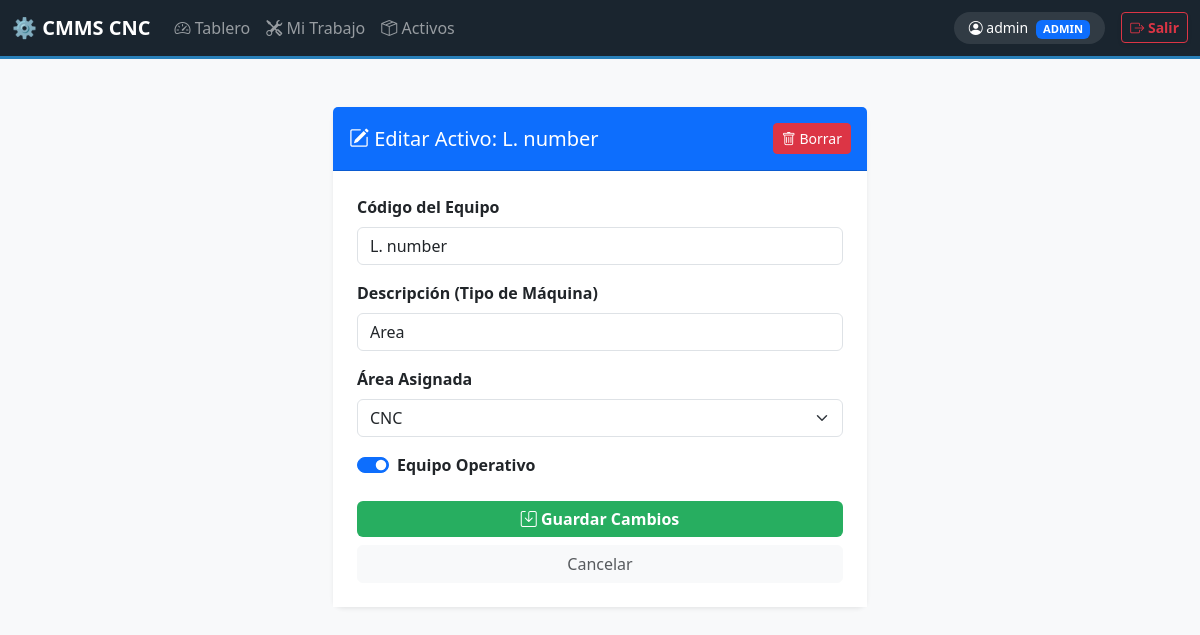
/activos/editar/2/ (signed in), run on the app's committed database.
### mantenimiento/models.py (models this page shows, shortened)
class Activo(models.Model):
    codigo = models.CharField(max_length=20, unique=True)
    descripcion = models.CharField(max_length=100)
    area = models.ForeignKey(Area, on_delete=models.CASCADE)
    estatus_activo = models.BooleanField(default=True)

### mantenimiento/views.py (the view)
# urls.py: path('activos/editar/<int:activo_id>/', views.editar_activo, name='editar_activo'),
@staff_member_required
def editar_activo(request, activo_id):
    activo = get_object_or_404(Activo, id=activo_id)
    if request.method == 'POST':
        form = ActivoForm(request.POST, instance=activo)
        if form.is_valid():
            form.save()
            return redirect('lista_activos')
    else:
        form = ActivoForm(instance=activo)
    return render(request, 'mantenimiento/editar_activo.html', {'form': form, 'activo': activo})

### mantenimiento/forms.py
class ActivoForm(forms.ModelForm):
    class Meta:
        model = Activo
        fields = ['codigo', 'descripcion', 'area', 'estatus_activo']
        widgets = {
            'codigo': forms.TextInput(attrs={'class': 'form-control'}),
            'descripcion': forms.TextInput(attrs={'class': 'form-control'}),
            'area': forms.Select(attrs={'class': 'form-select'}),
            'estatus_activo': forms.CheckboxInput(attrs={'class': 'form-check-input'}),
        }

### mantenimiento/models.py (called while the page is built)
    def __str__(self): return self.nombre

### mantenimiento/templates/mantenimiento/editar_activo.html (shortened to what this page needs)
{% extends 'mantenimiento/base.html' %}
{% block content %}
<div class="container py-4">
    <div class="row justify-content-center">
        <div class="col-md-6">
            <div class="card shadow-sm border-0">
                <div class="card-header bg-primary text-white py-3 d-flex justify-content-between align-items-center">
                    <h5 class="mb-0"><i class="bi bi-pencil-square"></i> Editar Activo: {{ activo.codigo }}</h5>
                    <form method="POST" action="{% url 'eliminar_activo' activo.id %}" onsubmit="return confirm('¿Realmente deseas eliminar este equipo? Esta acción no se puede deshacer.');">
                        <button type="submit" class="btn btn-danger btn-sm">
                            <i class="bi bi-trash"></i> Borrar
                        </button>
                    </form>
                </div>
                <div class="card-body p-4 bg-white">
                    <form method="POST">
                        <div class="mb-3">
                            <label class="form-label fw-bold">Código del Equipo</label>
                            {{ form.codigo }}
                        </div>
                        <div class="mb-3">
                            <label class="form-label fw-bold">Descripción (Tipo de Máquina)</label>
                            {{ form.descripcion }}
                        </div>
                        <div class="mb-3">
                            <label class="form-label fw-bold">Área Asignada</label>
                            {{ form.area }}
                        </div>
                        <div class="mb-3 form-check form-switch">
                            {{ form.estatus_activo }}
                            <label class="form-check-label fw-bold">Equipo Operativo</label>
                        </div>
                        <div class="d-grid gap-2 mt-4">
                            <button type="submit" class="btn btn-success fw-bold">
                                <i class="bi bi-save"></i> Guardar Cambios
                            </button>
                            <a href="{% url 'lista_activos' %}" class="btn btn-light text-muted">Cancelar</a>
                        </div>
                    </form>
                </div>
            </div>
        </div>
    </div>
</div>
{% endblock %}

### mantenimiento/templates/mantenimiento/base.html (shortened to what this page needs)
<!DOCTYPE html>
<html lang="es">
<head>
    <link href="https://cdn.jsdelivr.net/npm/bootstrap@5.3.0/dist/css/bootstrap.min.css" rel="stylesheet">
    <link rel="stylesheet" href="https://cdn.jsdelivr.net/npm/bootstrap-icons@1.11.1/font/bootstrap-icons.css">
</head>
<body>
    <nav class="navbar navbar-expand-lg navbar-dark bg-dark sticky-top">
        <div class="container-fluid">
            <a class="navbar-brand fw-bold" href="{% url 'tablero' %}">⚙️ CMMS CNC</a>
            <div class="collapse navbar-collapse" id="navbarNav">
                <ul class="navbar-nav me-auto">
                    <li class="nav-item">
                        <a class="nav-link" href="{% url 'tablero' %}"><i class="bi bi-speedometer2"></i> Tablero</a>
                    </li>
                    <li class="nav-item">
                        <a class="nav-link" href="{% url 'trabajo' %}"><i class="bi bi-tools"></i> Mi Trabajo</a>
                    </li>
                    <li class="nav-item">
                        <a class="nav-link" href="{% url 'lista_activos' %}"><i class="bi bi-box-seam"></i> Activos</a>
                    </li>
                </ul>
                <div class="d-flex align-items-center">
                    {% if user.is_authenticated %}
                        <div class="user-badge text-white me-3 small d-none d-md-block">
                            <i class="bi bi-person-circle"></i>
                            {{ user.username }}
                            {% if user.is_staff %}<span class="badge bg-primary ms-1" style="font-size: 0.7rem;">ADMIN</span>{% endif %}
                        </div>
                        <form action="{% url 'logout' %}" method="post" class="m-0">
                            <button type="submit" class="btn btn-outline-danger btn-sm fw-bold shadow-sm">
                                <i class="bi bi-box-arrow-right"></i> Salir
                            </button>
                        </form>
                    {% endif %}
                </div>
            </div>
        </div>
    </nav>
    <div class="container mt-4 mb-5">
        {% block content %}
        {% endblock %}
    </div>
</body>
</html>

### mantenimiento/templates/mantenimiento/base.html (style rules this page uses)
:root { --primary-dark: #1a252f; --accent-blue: #2980b9; --bg-light: #f8f9fa; }
body { background-color: var(--bg-light); font-family: 'Segoe UI', Tahoma, Geneva, Verdana, sans-serif; }
.navbar { background-color: var(--primary-dark) !important; border-bottom: 3px solid var(--accent-blue); }
.card { border: none; border-radius: 10px; box-shadow: 0 4px 12px rgba(0,0,0,0.05); transition: all 0.3s ease; }
.btn-success { background-color: #27ae60; border: none; }
.nav-link { font-weight: 500; }
.user-badge { background: rgba(255,255,255,0.1); border-radius: 20px; padding: 5px 15px; }

### data on the page
Activo: codigo "L. number", descripcion "Area", area "CNC", estatus_activo "☑"

### other printed values
{{ user.username }} "admin"
